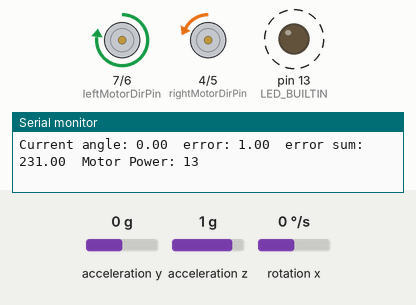
Bench run of a sketch on a simulated Arduino Uno, built with avr-gcc and run on an emulated ATmega328P. On the bench: direction and speed pins drawn as motors (green arrow = direction pin HIGH = forward, orange = LOW = backward, longer = more drive), output pins drawn as LEDs (lit = HIGH), the last lines printed to the serial monitor. Dashed ring = blinking. Inputs (shaded band) come from the test bench; at power-on: acceleration y 0 g, rotation x 0 °/s, acceleration z 1 g.

Above: at 1.2 s.
1.3 s: acceleration y set to -0.8 g
At 2.9 s:
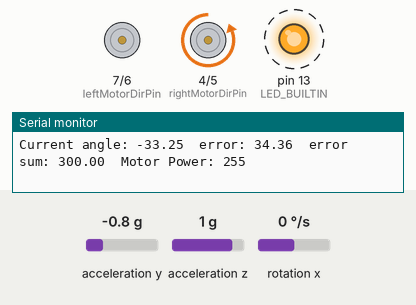
4.3 s: rotation x set to 100 °/s
At 6.9 s:
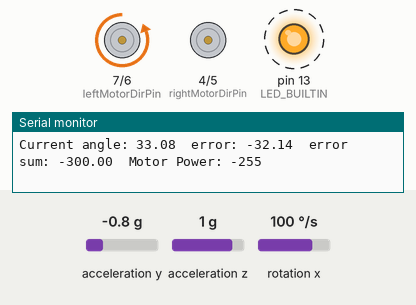
7.3 s: acceleration z set to 0 g
At 9.94 s:
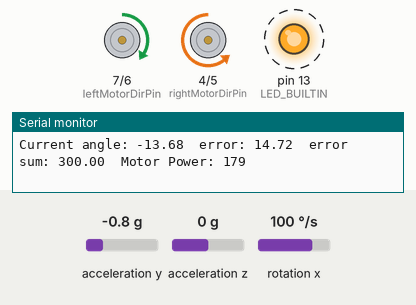
10.3 s: acceleration y set to 0 g
13.3 s: rotation x set to -4 °/s
At 15.45 s:
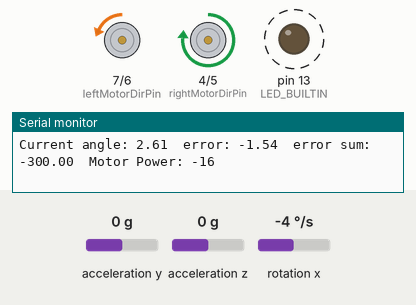
16.3 s: acceleration y set to 0.8 g
Timing chart, 0 to 20.3 s (numbered marks = the images above; inputs shaded):
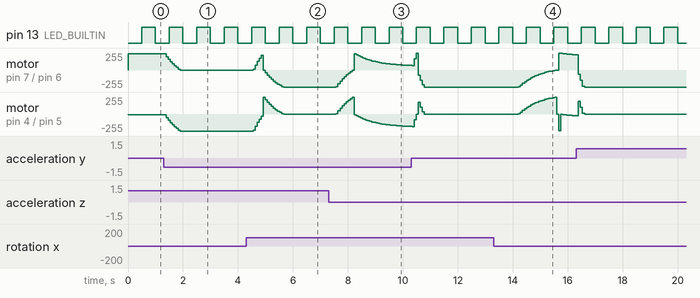

Measured:
- after the input at 1.3 s, motor on pin 7 (leftMotorDirPin) / pin 6 (leftMotorPWMPin): moves from forward 242/255 to stopped over 0.51 s, starting after 0.09 s; motor on pin 4 (rightMotorDirPin) / pin 5 (rightMotorPWMPin): moves from backward 13/255 to backward 255/255 over 0.51 s, starting after 0.09 s
- after the input at 4.3 s, motor on pin 7 (leftMotorDirPin) / pin 6 (leftMotorPWMPin): rises from stopped to forward 221/255 in 0.29 s, then falls to backward 255/255 in 0.82 s; motor on pin 4 (rightMotorDirPin) / pin 5 (rightMotorPWMPin): rises from backward 255/255 to forward 250/255 in 0.36 s, then falls to stopped in 0.75 s
- after the input at 7.3 s, motor on pin 7 (leftMotorDirPin) / pin 6 (leftMotorPWMPin): rises from backward 255/255 to forward 243/255 in 0.66 s, then falls to forward 68/255 in 2.0 s; motor on pin 4 (rightMotorDirPin) / pin 5 (rightMotorPWMPin): rises from stopped to forward 250/255 in 0.59 s, then falls to backward 187/255 in 2.1 s
- after the input at 13.3 s, motor on pin 7 (leftMotorDirPin) / pin 6 (leftMotorPWMPin): rises from backward 255/255 to forward 252/255 in 1.5 s, then falls to forward 228/255 in 0.57 s
- by itself, pin 13 (LED_BUILTIN): alternates HIGH for 0.50 s and LOW for 0.50 s

The sketch:

stablizing_robot.ino
```cpp
/*
Final presentation arduino code
Jay 31
Nov 26, 2023
Stablizing/balancing robot
Program to self balance a two wheeled robot by driving two
motors based on input from MPU6050 gyroscope/accelerometer.
Also will avoid obstacles using ultra sonic distance sensor.
Original Code by midhun_s from:
https://www.instructables.com/Arduino-Self-Balancing-Robot-1/
*/

#include "Wire.h"
#include "I2Cdev.h"
#include "MPU6050.h"
#include "math.h"

#define leftMotorPWMPin 6
#define leftMotorDirPin 7
#define rightMotorPWMPin 5
#define rightMotorDirPin 4

#define Kp 12
#define Ki 1
#define Kd 0
#define sampleTime 0.005
#define targetAngle 1

MPU6050 mpu;

int16_t accY, accZ, gyroX;
volatile int motorPower, gyroRate;
volatile float accAngle, gyroAngle, currentAngle, prevAngle = 0, error, prevError = 0, errorSum = 0, dError;
volatile byte count = 0;

void setMotors(int leftMotorSpeed, int rightMotorSpeed){
  if(leftMotorSpeed >= 0){
    analogWrite(leftMotorPWMPin, leftMotorSpeed);
    digitalWrite(leftMotorDirPin, LOW);
  }
  else{
    analogWrite(leftMotorPWMPin, 255 + leftMotorSpeed);
    digitalWrite(leftMotorDirPin, HIGH);
  }

  if(rightMotorSpeed >= 0){
    analogWrite(rightMotorPWMPin, rightMotorSpeed);
    digitalWrite(rightMotorDirPin, LOW);
  }
  else{
    analogWrite(rightMotorPWMPin, 255 + rightMotorSpeed);
    digitalWrite(rightMotorDirPin, HIGH);
  }
}

void init_PID(){
  // initialize Timer1
  cli(); // disable global interrupts
  TCCR1A = 0; // set entire TCCR1A register to 0
  TCCR1B = 0; // same for TCCR1B
  // set compare match register to set sample time 5ms
  OCR1A = 9999;
  //turn on CTC mode
  TCCR1B |= (1 << WGM12);
  // Set CS11 bit for prescaling by 8
  TCCR1B |= (1 << CS11);
  // enable time compare interrupt
  TIMSK1 |= (1 << OCIE1A);
  sei(); // enable global interrupts
}

void setup() {
  Serial.begin(9600);
  // set the motor control and PWN pins to output mode
  pinMode(leftMotorPWMPin, OUTPUT);
  pinMode(leftMotorDirPin, OUTPUT);
  pinMode(rightMotorPWMPin, OUTPUT);
  pinMode(rightMotorDirPin, OUTPUT);
  // set the status LED to output mode
  pinMode(LED_BUILTIN, OUTPUT);
  // initialize the MPU6050 and set offset values
  mpu.initialize();
  mpu.setYAccelOffset(-2551);
  mpu.setZAccelOffset(1099);
  mpu.setXGyroOffset(-22);

  // initialize PID sampling loop
  init_PID();
}

void loop() {
  // read acceleration and gyroscope values
  accY = mpu.getAccelerationY();
  accZ = mpu.getAccelerationZ();
  gyroX = mpu.getRotationX();

  // set motor power after constraining it
  setMotors(-motorPower, motorPower);

  Serial.print("Current angle: "); Serial.print(currentAngle);
  Serial.print("\terror: "); Serial.print(error);
  Serial.print("\terror sum: "); Serial.print(errorSum);
  Serial.print("\tMotor Power: "); Serial.println(motorPower);
}

// ISR called every 5 milliseconds
ISR(TIMER1_COMPA_vect) {

  // calculate the angle of inclination
  accAngle = atan2(accY, accZ)*RAD_TO_DEG;
  gyroRate = map(gyroX, -32768, 32767, -250, 250);
  gyroAngle = (float)gyroRate * sampleTime;
  currentAngle = 0.9934*(prevAngle + gyroAngle) + 0.0066*(accAngle);

  // calculate error and sum of errors
  error = targetAngle - currentAngle;
  errorSum += (Ki*error);
  errorSum = constrain(errorSum, -300, 300);
  dError = (error - prevError);

  // calculate output from P, I and D values
  motorPower = Kp*error + errorSum*sampleTime + Kd*dError;
  motorPower = constrain(motorPower, -255, 255);

  prevError = error;
  prevAngle = currentAngle;

  // toggle the led on pin12 every second
  count++;
  if(count == 100){
    count = 0;
    digitalWrite(LED_BUILTIN, !digitalRead(LED_BUILTIN));
  }
}
```
